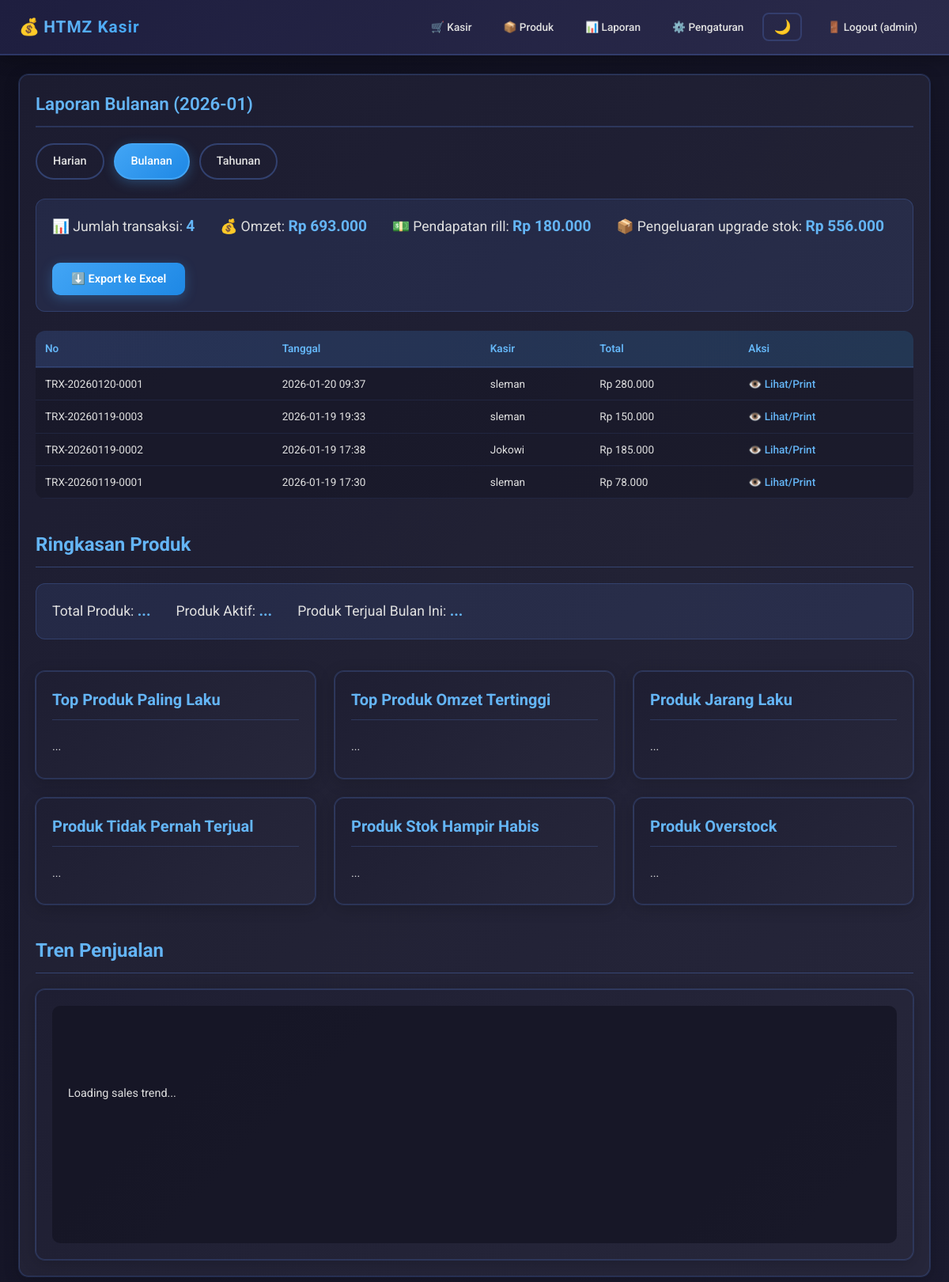
The app's page /reports?mode=monthly (signed in) with its own data.
### models.py (models this page shows)
class Transaction(Base):
    __tablename__ = "transactions"
    id = Column(Integer, primary_key=True)
    trx_no = Column(String, unique=True, nullable=False)
    created_at = Column(DateTime, default=datetime.utcnow)
    cashier = Column(String, nullable=False)
    payment_method = Column(String, default="cash")  # cash/qris/transfer
    total = Column(Float, nullable=False, default=0)
    paid = Column(Float, nullable=False, default=0)
    change = Column(Float, nullable=False, default=0)
    items = relationship("TransactionItem", back_populates="trx", cascade="all, delete-orphan")

### app.py (the view)
@app.get("/reports", response_class=HTMLResponse)
def reports_page(request: Request, mode: str = "daily", db: Session = Depends(get_db)):
    r = require_login(request)
    if r: return r
    now = datetime.now()
    q = db.query(Transaction)
    if mode == "daily":
        start = datetime(now.year, now.month, now.day, 0, 0, 0)
        end = datetime(now.year, now.month, now.day, 23, 59, 59)
        title = f"Laporan Harian ({start.date()})"
    elif mode == "monthly":
        start = datetime(now.year, now.month, 1, 0, 0, 0)
        last_day = monthrange(now.year, now.month)[1]
        end = datetime(now.year, now.month, last_day, 23, 59, 59)
        title = f"Laporan Bulanan ({now.strftime('%Y-%m')})"
    else:
        start = datetime(now.year, 1, 1, 0, 0, 0)
        end = datetime(now.year, 12, 31, 23, 59, 59)
        title = f"Laporan Tahunan ({now.year})"
    trx_list = q.filter(Transaction.created_at >= start, Transaction.created_at <= end).order_by(Transaction.id.desc()).all()
    omzet = sum(t.total for t in trx_list)
    total_modal = 0
    for t in trx_list:
        for item in t.items:
            total_modal += (item.cost_price or 0) * (item.qty or 0)
    pendapatan_rill = omzet - total_modal
    stock_updates = db.query(StockUpdate).filter(StockUpdate.created_at >= start, StockUpdate.created_at <= end).all()
    pengeluaran_stok = sum(su.total_pengeluaran or 0 for su in stock_updates)
    jumlah = len(trx_list)
    for trx in trx_list:
        trx.formatted_created_at = format_datetime_with_tz(trx.created_at, db, "%Y-%m-%d %H:%M")
    return templates.TemplateResponse("reports.html", {
        "request": request,
        "title": title,
        "mode": mode,
        "trx_list": trx_list,
        "omzet": format_idr(omzet),
        "pendapatan_rill": format_idr(pendapatan_rill),
        "pengeluaran_stok": format_idr(pengeluaran_stok),
        "jumlah": jumlah,
        "user": request.session["user"]
    })

### templates/reports.html
{% extends "layout.html" %}
{% block content %}
<div class="card" id="reports-page">
  <h2>{{ title }}</h2>
  <div class="tabs">
    <a class="tab {% if mode=='daily' %}active{% endif %}" href="/reports?mode=daily" data-mode="daily">Harian</a>
    <a class="tab {% if mode=='monthly' %}active{% endif %}" href="/reports?mode=monthly" data-mode="monthly">Bulanan</a>
    <a class="tab {% if mode=='yearly' %}active{% endif %}" href="/reports?mode=yearly" data-mode="yearly">Tahunan</a>
  </div>
  <div class="summary">
    <div>📊 Jumlah transaksi: <b>{{ jumlah }}</b></div>
    <div>💰 Omzet: <b>Rp {{ omzet }}</b></div>
    <div>💵 Pendapatan rill: <b>Rp {{ pendapatan_rill }}</b></div>
    <div>📦 Pengeluaran upgrade stok: <b>Rp {{ pengeluaran_stok }}</b></div>
    <button id="export-excel-btn" class="btn" style="background-color: #4CAF50;">⬇️ Export ke Excel</button>
  </div>
  <table class="table">
    <thead><tr><th>No</th><th>Tanggal</th><th>Kasir</th><th>Total</th><th>Aksi</th></tr></thead>
    <tbody>
      {% for t in trx_list %}
      <tr>
        <td>{{ t.trx_no }}</td>
        <td>{{ t.formatted_created_at }}</td>
        <td>{{ t.cashier }}</td>
        <td>Rp {{ t.total | format_idr }}</td>
        <td><a href="/receipt/{{t.id}}?from=reports&mode={{ mode }}" style="color: #64b5f6; text-decoration: none; font-weight: 500;">👁️ Lihat/Print</a></td>
      </tr>
      {% endfor %}
    </tbody>
  </table>
  <h3 class="report-section-title">Ringkasan Produk</h3>
  <div class="summary product-summary">
    <div>Total Produk: <b id="total-products">...</b></div>
    <div>Produk Aktif: <b id="active-products">...</b></div>
    <div>Produk Terjual Bulan Ini: <b id="products-sold-this-month">...</b></div>
  </div>
  <div class="grid-reports">
    <div class="card">
      <h3 class="report-card-title">Top Produk Paling Laku</h3>
      <ul id="top-selling-products" class="report-list">
        <li>...</li>
      </ul>
    </div>
    <div class="card">
      <h3 class="report-card-title">Top Produk Omzet Tertinggi</h3>
      <ul id="highest-revenue-products" class="report-list">
        <li>...</li>
      </ul>
    </div>
    <div class="card">
      <h3 class="report-card-title">Produk Jarang Laku</h3>
      <ul id="rarely-sold-products" class="report-list">
        <li>...</li>
      </ul>
    </div>
    <div class="card">
      <h3 class="report-card-title">Produk Tidak Pernah Terjual</h3>
      <ul id="never-sold-products" class="report-list">
        <li>...</li>
      </ul>
    </div>
    <div class="card">
      <h3 class="report-card-title">Produk Stok Hampir Habis</h3>
      <ul id="low-stock-products" class="report-list">
        <li>...</li>
      </ul>
    </div>
    <div class="card">
      <h3 class="report-card-title">Produk Overstock</h3>
      <ul id="overstock-products" class="report-list">
        <li>...</li>
      </ul>
    </div>
  </div>
  <h3 class="report-section-title">Tren Penjualan</h3>
  <div class="card">
    <div id="sales-trend-chart" style="height: 300px;">
      <pre id="sales-trend-raw">Loading sales trend...</pre>
    </div>
  </div>
</div>
{% endblock %}

### static/style.css (style rules this page uses)
* { box-sizing: border-box; font-family: 'Roboto', sans-serif; }
:root { --bg-primary: linear-gradient(135deg, #0f0f1e 0%, #1a1a2e 100%); --bg-secondary: linear-gradient(135deg, rgba(30, 30, 50, 0.9) 0%, rgba(40, 40, 60, 0.9) 100%); --bg-topbar: linear-gradient(135deg, #1e1e3f 0%, #2a2a4a 100%); --text-primary: #e0e0e0; --text-secondary: #b0b0b0; --border-color: rgba(100, 150, 255, 0.2); --accent-color: #64b5f6; --input-bg: rgba(20, 20, 35, 0.8); --table-bg: rgba(20, 20, 35, 0.5); }
body { font-family: 'Roboto', sans-serif; margin: 0; background: var(--bg-primary); color: var(--text-primary); min-height: 100vh; line-height: 1.5; font-size: 0.9rem; transition: background 0.3s ease, color 0.3s ease; }
.card { background: var(--bg-secondary); border: 1px solid var(--border-color); border-radius: 12px; padding: 20px; box-shadow: 0 4px 20px rgba(0, 0, 0, 0.2), 0 0 0 1px var(--border-color); transition: transform 0.3s ease, box-shadow 0.3s ease, background 0.3s ease, border-color 0.3s ease; }
.card h2 { margin-top: 0; margin-bottom: 16px; color: var(--accent-color); font-size: 1.4rem; font-weight: 600; border-bottom: 2px solid var(--border-color); padding-bottom: 10px; transition: color 0.3s ease, border-color 0.3s ease; }
button { cursor: pointer; background: linear-gradient(135deg, #42a5f5 0%, #1e88e5 100%); color: white; border: none; padding: 10px 20px; border-radius: 8px; font-family: 'Roboto', sans-serif; font-weight: 600; font-size: 0.9rem; transition: all 0.3s ease; box-shadow: 0 4px 15px rgba(66, 165, 245, 0.3); }
.table { width: 100%; border-collapse: collapse; margin-top: 16px; background: var(--table-bg); border-radius: 12px; overflow: hidden; transition: background 0.3s ease; }
.table thead { background: linear-gradient(135deg, rgba(100, 150, 255, 0.2) 0%, rgba(66, 165, 245, 0.2) 100%); }
.table th { padding: 12px; text-align: left; font-weight: 600; color: var(--accent-color); font-size: 0.85rem; border-bottom: 2px solid var(--border-color); transition: color 0.3s ease, border-color 0.3s ease; }
.table td { border-bottom: 1px solid rgba(100, 150, 255, 0.1); padding: 10px 12px; vertical-align: top; font-size: 0.85rem; }
.table tbody tr { transition: background 0.2s ease; }
.btn { display: inline-block; padding: 12px 24px; border-radius: 10px; border: none; color: white; text-decoration: none; background: linear-gradient(135deg, #42a5f5 0%, #1e88e5 100%); font-family: 'Roboto', sans-serif; font-weight: 600; font-size: 0.9rem; transition: all 0.3s ease; box-shadow: 0 4px 15px rgba(66, 165, 245, 0.3); text-align: center; }
.tabs { display: flex; gap: 12px; margin: 20px 0; flex-wrap: wrap; }
.tab { padding: 10px 20px; border: 2px solid rgba(100, 150, 255, 0.3); border-radius: 25px; text-decoration: none; color: #e0e0e0; transition: all 0.3s ease; font-weight: 500; }
.tab.active { background: linear-gradient(135deg, #42a5f5 0%, #1e88e5 100%); border-color: #42a5f5; color: white; box-shadow: 0 4px 15px rgba(66, 165, 245, 0.3); }
.summary { display: flex; gap: 32px; margin: 24px 0; padding: 20px; background: rgba(100, 150, 255, 0.1); border-radius: 12px; border: 1px solid var(--border-color); flex-wrap: wrap; transition: border-color 0.3s ease; }
.summary > div { font-size: 1.1rem; }
.summary b { color: var(--accent-color); font-size: 1.2rem; transition: color 0.3s ease; }
.table a { color: #64b5f6; text-decoration: none; transition: color 0.2s ease; }
.report-section-title { color: #64b5f6; font-size: 1.5rem; margin-top: 40px; margin-bottom: 20px; border-bottom: 1px solid rgba(100, 150, 255, 0.3); padding-bottom: 10px; }
.summary.product-summary { margin-top: 20px; margin-bottom: 40px; }
.grid-reports { display: grid; grid-template-columns: repeat(auto-fit, minmax(300px, 1fr)); gap: 24px; margin-bottom: 40px; }
.report-card-title { color: #64b5f6; font-size: 1.25rem; margin-top: 0; margin-bottom: 15px; padding-bottom: 10px; border-bottom: 1px solid rgba(100, 150, 255, 0.2); }
.report-list { list-style: none; padding: 0; margin: 0; }
.report-list li { padding: 8px 0; border-bottom: 1px dashed rgba(100, 150, 255, 0.1); }
.report-list li:last-child { border-bottom: none; }
#sales-trend-chart { background: rgba(20, 20, 35, 0.8); border-radius: 10px; padding: 20px; color: #e0e0e0; font-family: 'Roboto', sans-serif; white-space: pre; overflow-x: auto; }

### records on screen
Transaction: trx_no "TRX-20260120-0001", formatted_created_at "2026-01-20 09:37", cashier "sleman", total "280.000"
Transaction: trx_no "TRX-20260119-0003", formatted_created_at "2026-01-19 19:33", cashier "sleman", total "150.000"
Transaction: trx_no "TRX-20260119-0002", formatted_created_at "2026-01-19 17:38", cashier "Jokowi", total "185.000"
Transaction: trx_no "TRX-20260119-0001", formatted_created_at "2026-01-19 17:30", cashier "sleman", total "78.000"

### other values on screen
{{ user.username }} "admin"
{{ title }} "Laporan Bulanan (2026-01)"
{{ jumlah }} "4"
{{ omzet }} "693.000"
{{ pendapatan_rill }} "180.000"
{{ pengeluaran_stok }} "556.000"
